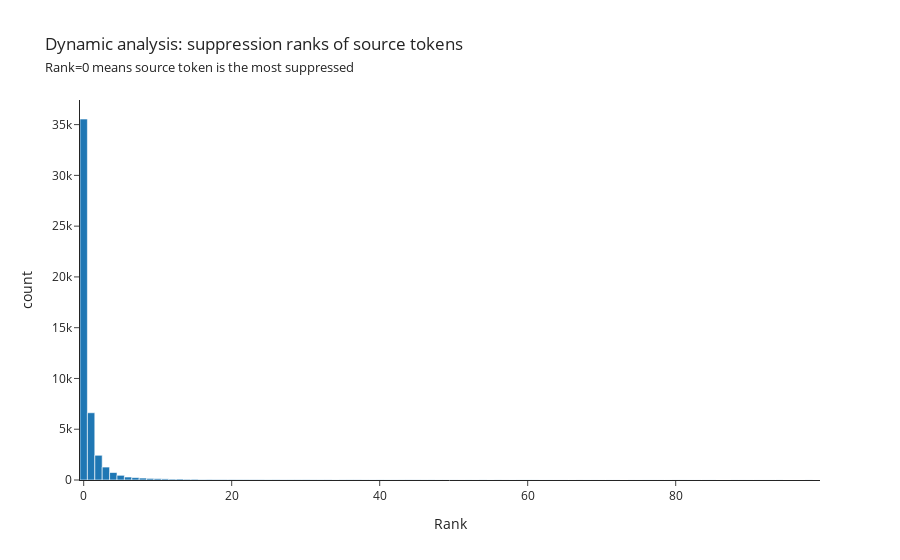

Notebook source saved alongside this figure:
### Code cell
W_Q = model.W_Q[10, 7]
W_K = model.W_K[10, 7]

id = t.eye(model.cfg.d_model)
tuned_lens = params["10.weight"]
W_U_tuned = (id + tuned_lens).to(device) @ W_U 

full_QK_circuit = FactoredMatrix(W_EE @ W_K, W_Q.T @ W_U_tuned)

diag_elem_negative_ranks = []

for i in tqdm(range(model.cfg.d_vocab)):
    row = full_QK_circuit.A @ full_QK_circuit.B[:, i]
    diag_elem = row[i]
    diag_elem_negative_rank = (diag_elem < row).sum().item() # This is zero when diag elem is maximal
    diag_elem_negative_ranks.append(diag_elem_negative_rank)

diag_elem_negative_ranks = t.tensor(diag_elem_negative_ranks)

print(f"Mean rank = {diag_elem_negative_ranks.float().mean().item():.2f}")
print(f"Median rank = {diag_elem_negative_ranks.float().median().item():.0f}\n")

print(f"Proportion with rank zero = {(diag_elem_negative_ranks == 0).float().mean():.2%}")
print(f"Proportion with rank less than 10 = {(diag_elem_negative_ranks < 10).float().mean():.2%}\n")

print(f"Quantity with rank more than 10% (= 5026) = {(diag_elem_negative_ranks > 5026).sum()}")

# Histogram, with all values above 100 cropped so the pattern is more visible
hist(
    diag_elem_negative_ranks[diag_elem_negative_ranks < 100], 
    title=create_title_and_subtitles("Dynamic analysis: suppression ranks of source tokens", ["Rank=0 means source token is the most suppressed"]),
    template="simple_white",
    labels={"x": "Rank"},
)

### Figure 1 — Plotly figure (JSON) as saved in the notebook; plotly's stock layout.template omitted (floating-point values rounded to 4 significant figures; data arrays with more than 128 entries replaced by an {"elided": "..."} marker saying what was removed)
{"data": [{"alignmentgroup": "True", "bingroup": "x", "hovertemplate": "Rank=%{x}<br>count=%{y}<extra></extra>", "legendgroup": "", "marker": {"color": "#1F77B4", "pattern": {"shape": ""}}, "name": "", "offsetgroup": "", "orientation": "v", "showlegend": false, "type": "histogram", "x": {"elided": "49678 int values"}, "xaxis": "x", "yaxis": "y"}], "layout": {"autosize": false, "bargap": 0, "barmode": "overlay", "hovermode": "x unified", "legend": {"tracegroupgap": 0}, "modebar": {"add": ["drawline", "drawopenpath", "drawclosedpath", "drawcircle", "drawrect", "eraseshape"]}, "title": {"text": "Dynamic analysis: suppression ranks of source tokens<br><span style='font-size:13px'>Rank=0 means source token is the most suppressed</span>"}, "xaxis": {"anchor": "y", "domain": [0, 1], "title": {"text": "Rank"}}, "yaxis": {"anchor": "x", "domain": [0, 1], "title": {"text": "count"}}}}
